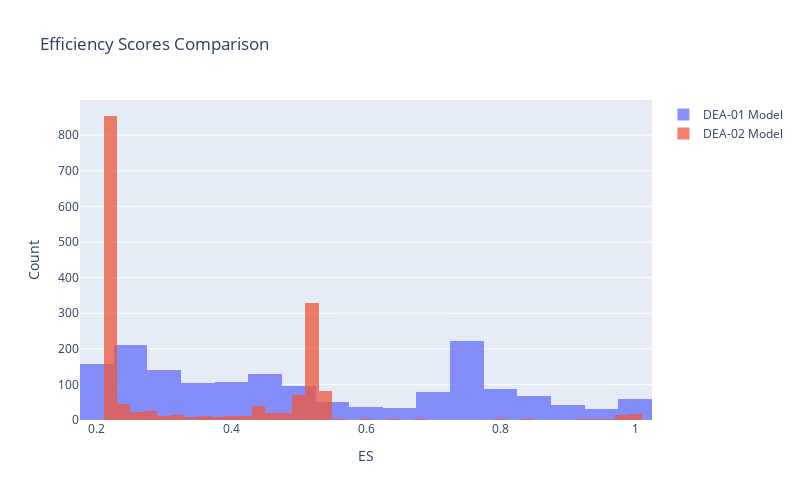

The cell this chart's notebook holds for it:
### Code cell
fig = go.Figure()
fig.add_trace(go.Histogram(x=df_res["Efficiency_Scores_Basic"], name= "DEA-01 Model"))
fig.add_trace(go.Histogram(x=df_res["Efficiency_Scores_with_ML"], name= "DEA-02 Model"))

# Overlay both histograms
fig.update_layout(barmode='overlay')

fig.update_layout(
    autosize=False,
    width=800,
    height=500,
    title_text=f"Efficiency Scores Comparison",
    yaxis_title="Count",
    xaxis_title="ES"
)
# Reduce opacity to see both histograms
fig.update_traces(opacity=0.75)
fig.show()

### Figure 1 — Plotly figure (JSON) as saved in the notebook; plotly's stock layout.template omitted (floating-point values rounded to 4 significant figures; data arrays with more than 128 entries replaced by an {"elided": "..."} marker saying what was removed)
{"data": [{"name": "DEA-01 Model", "opacity": 0.75, "type": "histogram", "x": {"elided": "1644 float values"}}, {"name": "DEA-02 Model", "opacity": 0.75, "type": "histogram", "x": {"elided": "1644 float values"}}], "layout": {"autosize": false, "barmode": "overlay", "height": 500, "title": {"text": "Efficiency Scores Comparison"}, "width": 800, "xaxis": {"autorange": true, "range": [0.175, 1.025], "title": {"text": "ES"}, "type": "linear"}, "yaxis": {"autorange": true, "range": [0, 898.9], "title": {"text": "Count"}}}}
